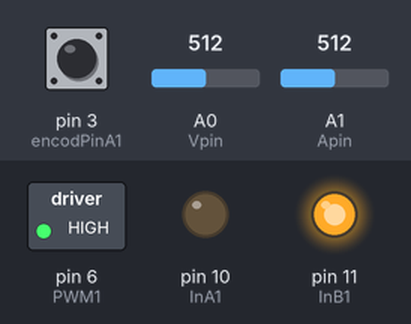
A sketch run on a simulated Arduino Uno, built with avr-gcc and run on an emulated ATmega328P. Shown: switched loads named in the sketch (green lamp = pin HIGH), output pins drawn as LEDs (lit = HIGH). The inputs (shaded band) are chosen by the test bench; at power-on: pin 3 (encodPinA1) HIGH, A0 (Vpin) = 512, A1 (Apin) = 512. What the sketch prints to the serial monitor is not drawn.

Above: at 0.2 s.
Timing chart, 0 to 1.7 s (numbered marks = the images above):
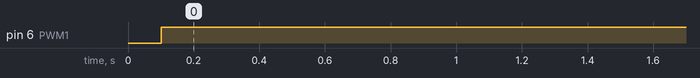

Measured:
- by itself, pin 6 (PWM1): LOW → HIGH at 0.10 s

The sketch:

pid_controller.ino
```cpp
/*
 *
 * PID controller example
 *
 * reference:
 * http://brettbeauregard.com/blog/2011/04/improving-the-beginners-pid-introduction/
 *
 * working variables*/
unsigned long lastTime;
double Input, Output, Setpoint;
double errSum, lastErr;
double kp, ki, kd;

void Compute()
{
   /*How long since we last calculated*/
   unsigned long now = millis();
   double timeChange = (double)(now - lastTime);

   /*Compute all the working error variables*/
   double error = Setpoint - Input;
   errSum += (error * timeChange);
   double dErr = (error - lastErr) / timeChange;

   /*Compute PID Output*/
   Output = kp * error + ki * errSum + kd * dErr;

   /*Remember some variables for next time*/
   lastErr = error;
   lastTime = now;
}

void SetTunings(double Kp, double Ki, double Kd)
{
   kp = Kp;
   ki = Ki;
   kd = Kd;
}
```

pi_controller.ino
```cpp
// Test MD03a / Pololu motor with encoder
// speed control (PI), V & I display
// Credits:
//   Dallaby   http://letsmakerobots.com/node/19558#comment-49685
//   Bill Porter  http://www.billporter.info/?p=286
//   bobbyorr (nice connection diagram) http://forum.pololu.com/viewtopic.php?f=15&t=1923


#define InA1            10                      // INA motor pin
#define InB1            11                      // INB motor pin
#define PWM1            6                       // PWM motor pin
#define encodPinA1      3                       // encoder A pin
#define encodPinB1      8                       // encoder B pin
#define Vpin            0                       // battery monitoring analog pin
#define Apin            1                       // motor current monitoring analog pin

#define CURRENT_LIMIT   1000                     // high current warning
#define LOW_BAT         10000                   // low bat warning
#define LOOPTIME        100                     // PID loop time
#define NUMREADINGS     10                      // samples for Amp average

int readings[NUMREADINGS];
unsigned long lastMilli = 0;                    // loop timing
unsigned long lastMilliPrint = 0;               // loop timing
int speed_req = 300;                            // speed (Set Point)
int speed_act = 0;                              // speed (actual value)
int PWM_val = 0;                                // (25% = 64; 50% = 127; 75% = 191; 100% = 255)
int voltage = 0;                                // in mV
int current = 0;                                // in mA
volatile long count = 0;                        // rev counter
float Kp =   .4;                                // PID proportional control Gain
float Kd =    1;                                // PID Derivitave control gain


void setup() {
  analogReference(EXTERNAL);                            // Current external ref is 3.3V
  Serial.begin(115600);
  pinMode(InA1, OUTPUT);
  pinMode(InB1, OUTPUT);
  pinMode(PWM1, OUTPUT);
  pinMode(encodPinA1, INPUT);
  pinMode(encodPinB1, INPUT);
  digitalWrite(encodPinA1, HIGH);                      // turn on pullup resistor
  digitalWrite(encodPinB1, HIGH);
  attachInterrupt(1, rencoder, FALLING);
  for(int i=0; i<NUMREADINGS; i++)   readings[i] = 0;  // initialize readings to 0

  analogWrite(PWM1, PWM_val);
  digitalWrite(InA1, LOW);
  digitalWrite(InB1, HIGH);
}

void loop() {
  getParam();                                                                 // check keyboard
  if((millis()-lastMilli) >= LOOPTIME)   {                                    // enter tmed loop
    lastMilli = millis();
    getMotorData();                                                           // calculate speed, volts and Amps
    PWM_val= updatePid(PWM_val, speed_req, speed_act);                        // compute PWM value
    analogWrite(PWM1, PWM_val);                                               // send PWM to motor
  }
  printMotorInfo();                                                           // display data
}

void getMotorData()  {                                                        // calculate speed, volts and Amps
static long countAnt = 0;                                                   // last count
  speed_act = ((count - countAnt)*(60*(1000/LOOPTIME)))/(16*29);          // 16 pulses X 29 gear ratio = 464 counts per output shaft rev
  countAnt = count;
  voltage = int(analogRead(Vpin) * 3.22 * 12.2/2.2);                          // battery voltage: mV=ADC*3300/1024, voltage divider 10K+2K
  current = int(analogRead(Apin) * 3.22 * .77 *(1000.0/132.0));               // motor current - output: 130mV per Amp
  current = digital_smooth(current, readings);                                // remove signal noise
}

int updatePid(int command, int targetValue, int currentValue)   {             // compute PWM value
float pidTerm = 0;                                                            // PID correction
int error=0;
static int last_error=0;
  error = abs(targetValue) - abs(currentValue);
  pidTerm = (Kp * error) + (Kd * (error - last_error));
  last_error = error;
  return constrain(command + int(pidTerm), 0, 255);
}

void printMotorInfo()  {                                                      // display data
  if((millis()-lastMilliPrint) >= 500)   {
    lastMilliPrint = millis();
    Serial.print("SP:");             Serial.print(speed_req);
    Serial.print("  RPM:");          Serial.print(speed_act);
    Serial.print("  PWM:");          Serial.print(PWM_val);
    Serial.print("  V:");            Serial.print(float(voltage)/1000,1);
    Serial.print("  mA:");           Serial.println(current);

    if (current > CURRENT_LIMIT)               Serial.println("*** CURRENT_LIMIT ***");
    if (voltage > 1000 && voltage < LOW_BAT)   Serial.println("*** LOW_BAT ***");
  }
}

void rencoder()  {                                    // pulse and direction, direct port reading to save cycles
  if (PINB & 0b00000001)    count++;                // if(digitalRead(encodPinB1)==HIGH)   count ++;
  else                      count--;                // if (digitalRead(encodPinB1)==LOW)   count --;
}

int getParam()  {
char param, cmd;
  if(!Serial.available())    return 0;
  delay(10);
  param = Serial.read();                              // get parameter byte
  if(!Serial.available())    return 0;
  cmd = Serial.read();                                // get command byte
  Serial.flush();
  switch (param) {
    case 'v':                                         // adjust speed
      if(cmd=='+')  {
        speed_req += 20;
        if(speed_req>400)   speed_req=400;
      }
      if(cmd=='-')    {
        speed_req -= 20;
        if(speed_req<0)   speed_req=0;
      }
      break;
    case 's':                                        // adjust direction
      if(cmd=='+'){
        digitalWrite(InA1, LOW);
        digitalWrite(InB1, HIGH);
      }
      if(cmd=='-')   {
        digitalWrite(InA1, HIGH);
        digitalWrite(InB1, LOW);
      }
      break;
    case 'o':                                        // user should type "oo"
      digitalWrite(InA1, LOW);
      digitalWrite(InB1, LOW);
      speed_req = 0;
      break;
    default:
      Serial.println("???");
    }
}

int digital_smooth(int value, int *data_array)  {    // remove signal noise
static int ndx=0;
static int count=0;
static int total=0;
  total -= data_array[ndx];
  data_array[ndx] = value;
  total += data_array[ndx];
  ndx = (ndx+1) % NUMREADINGS;
  if(count < NUMREADINGS)      count++;
  return total/count;
}
```
